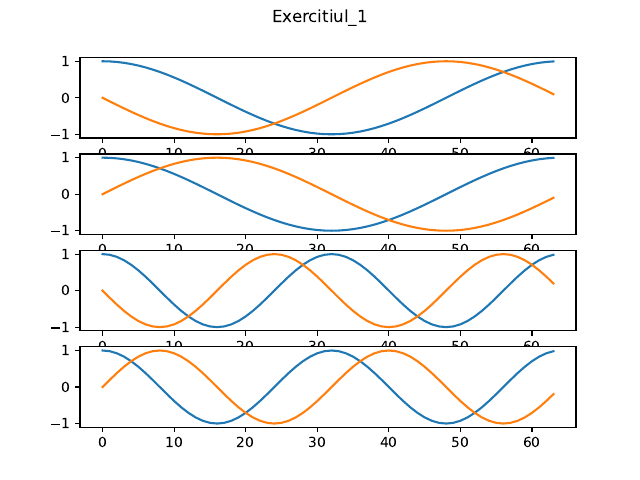

Python code for this plot:
import math

import numpy as np
from matplotlib import pyplot as plt

N = 64
M = np.zeros((N, N), dtype=complex)
for k in range(N):
    for i in range(N):
        M[k, i] = math.e**(1j* (-2) * np.pi * k * i/N)
fig, axs = plt.subplots(4)
fig.suptitle('Exercitiul_1')
for i in range(N):
    if i == 1:
        axs[i-1].plot(range(N), M[i].real)
        axs[i-1].plot(range(N), M[i].imag)
        axs[i].plot(range(N), M[-1].real)
        axs[i].plot(range(N), M[-1].imag)
    if i ==2:
        axs[i].plot(range(N), M[i].real)
        axs[i].plot(range(N), M[i].imag)
        axs[i+1].plot(range(N), M[-2].real)
        axs[i+1].plot(range(N), M[-2].imag)
plt.savefig('Exercitiul_1.pdf', format='pdf')
plt.show()

unitara = np.allclose(np.dot(M.conj().T, M), N*np.eye(N))
print(unitara)